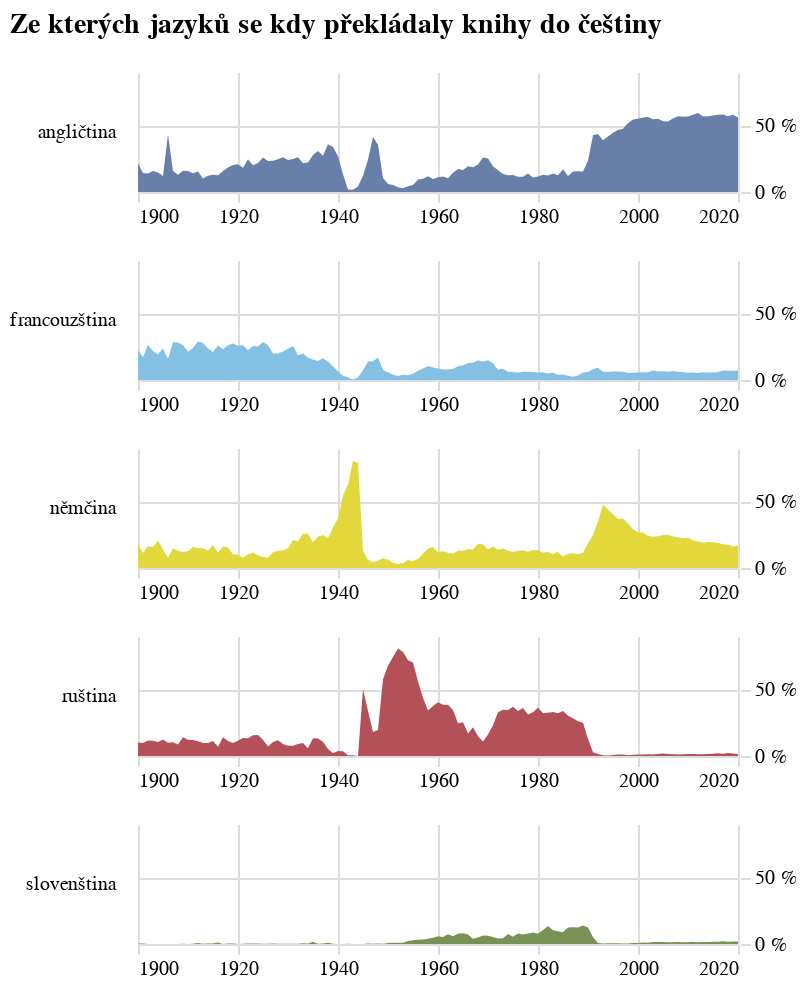

The notebook cell this image was saved under:
### Code cell
podily_faceted = alt.Chart(preklady_po_jazycich.to_pandas(), title={'text': titulek}, width=300).mark_area().encode(
    alt.X("rok:T", 
          title=None,
          axis=alt.Axis(domainOpacity=0, tickColor='#DCDDD6')
    ),
    alt.Y('podíl:Q', 
          axis=alt.Axis(labelExpr="datum.label * 100 + ' %'", orient='right', domainOpacity=0, tickColor='#DCDDD6'), 
          title=None
    ),
    alt.Color("jazyk:N", 
              scale=alt.Scale(range=['#687fa9','#84c0e4','#e3d83b','#b45058','#789256','#E0DAB5',]), ## '# ['#a7ddd6','#001f80','#e6e6e4','#e5db00','#e49996','#9cc002']), 
              title=None, 
              legend=None
    ),
    row=alt.Row(
        "jazyk:N", 
        title=None, 
        spacing=15, 
        header=alt.Header(labelAngle=0, labelAlign='left', labelAnchor='middle', labelFont='Asap')
    )
).resolve_axis(
    x='independent'
).properties(height=60, width=300).configure_view(stroke='transparent')

podily_faceted

### Figure 1 — Vega-Lite specification as saved in the notebook (floating-point values rounded to 4 significant figures; data arrays with more than 128 entries replaced by an {"elided": "..."} marker saying what was removed)
{"config": {"title": {"font": "Noticia Text", "fontSize": 14, "anchor": "start", "fontWeight": "bolder", "subtitleFont": "Noticia Text", "subtitleFontSize": 12, "subtitleFontWeight": "lighter", "subtitlePadding": 12, "dy": -12}, "axis": {"labelFont": "Asap", "titleFont": "Asap", "fontWeight": "lighter", "titleFontWeight": "lighter", "labelFontSize": 10, "titleFontSize": 10, "labelPadding": 2, "titlePadding": 10}, "legend": {"labelFont": "Asap", "labelFontWeight": "normal", "titleFont": "Asap", "titleFontWeight": "normal", "labelFontSize": 10, "titleFontSize": 10}, "view": {"stroke": "transparent"}}, "data": {"name": "data-ff978149fa777ff29e275be93aece6af"}, "mark": {"type": "area"}, "encoding": {"color": {"field": "jazyk", "legend": null, "scale": {"range": ["#687fa9", "#84c0e4", "#e3d83b", "#b45058", "#789256", "#E0DAB5"]}, "title": null, "type": "nominal"}, "row": {"field": "jazyk", "header": {"labelAlign": "left", "labelAnchor": "middle", "labelAngle": 0, "labelFont": "Asap"}, "spacing": 15, "title": null, "type": "nominal"}, "x": {"axis": {"domainOpacity": 0, "tickColor": "#DCDDD6"}, "field": "rok", "title": null, "type": "temporal"}, "y": {"axis": {"domainOpacity": 0, "labelExpr": "datum.label * 100 + ' %'", "orient": "right", "tickColor": "#DCDDD6"}, "field": "podíl", "title": null, "type": "quantitative"}}, "height": 60, "resolve": {"axis": {"x": "independent"}}, "title": {"text": "Ze kterých jazyků se kdy překládaly knihy do češtiny"}, "width": 300, "$schema": "https://vega.github.io/schema/vega-lite/v5.8.0.json", "datasets": {"data-ff978149fa777ff29e275be93aece6af": {"elided": "589 records"}}}
